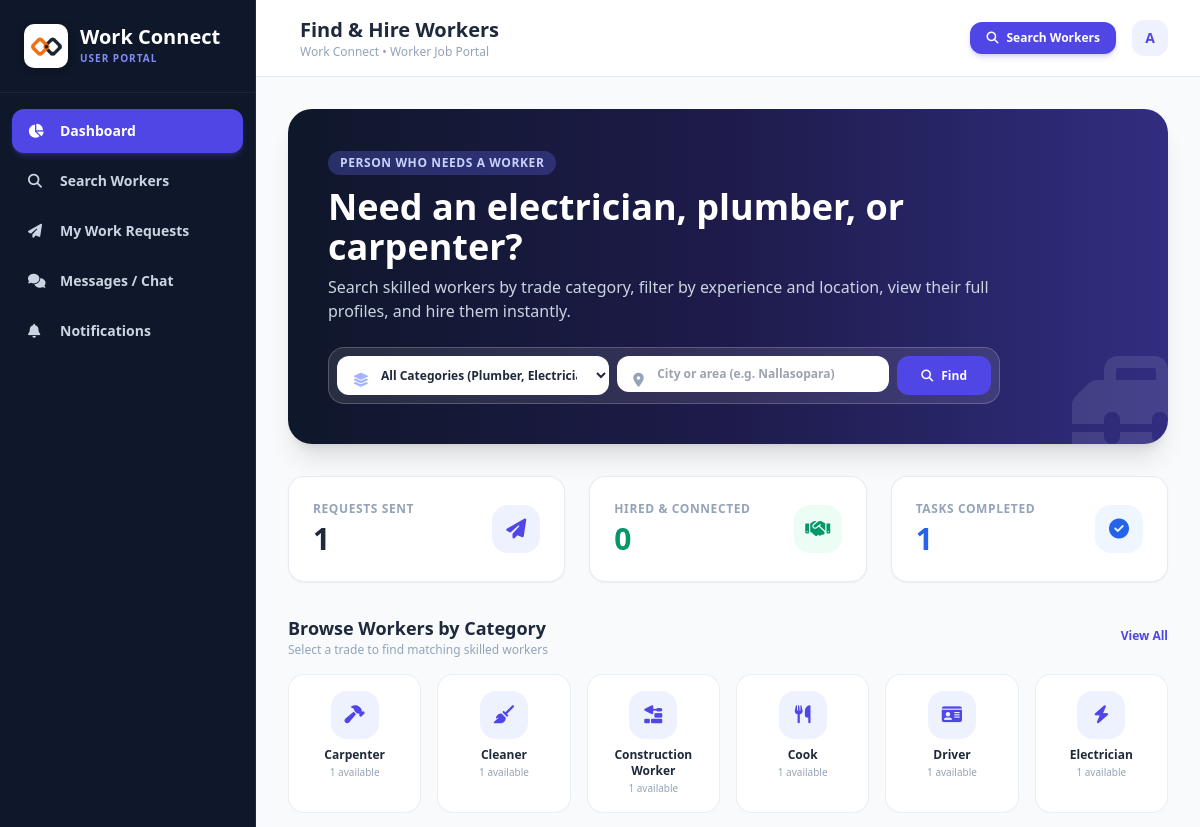
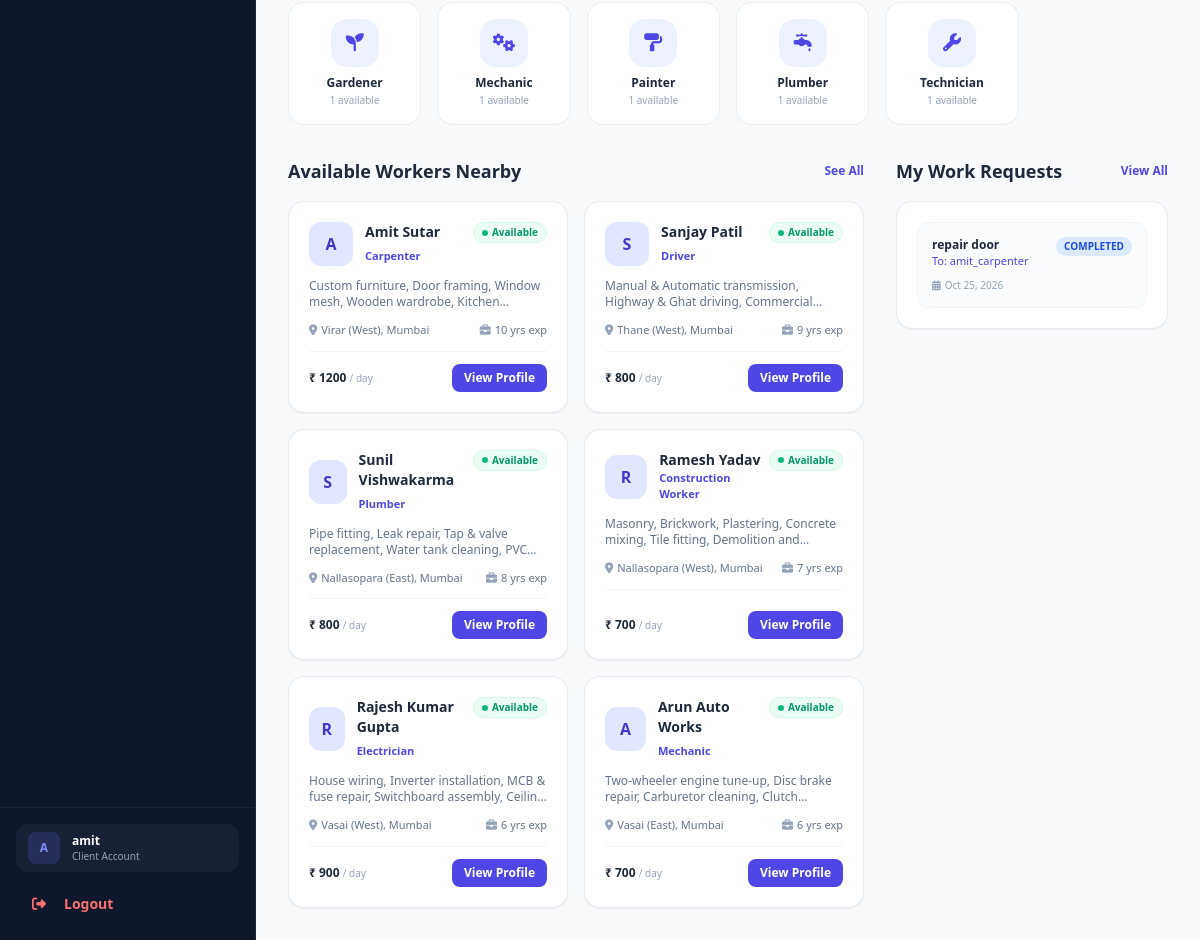
Page /user/dashboard.php (signed in) on the committed database (2 pictures, top to bottom).
### tables this page shows
CREATE TABLE `categories` (
  `id` int(11) NOT NULL AUTO_INCREMENT,
  `name` varchar(100) NOT NULL,
  `icon` varchar(50) NOT NULL DEFAULT 'fa-tools',
  `description` text DEFAULT NULL,
  `created_at` timestamp NOT NULL DEFAULT current_timestamp(),
  PRIMARY KEY (`id`),
  UNIQUE KEY `name` (`name`)
);

CREATE TABLE `worker_profiles` (
  `user_id` int(11) NOT NULL,
  `full_name` varchar(255) DEFAULT NULL,
  `category_id` int(11) DEFAULT NULL,
  `skills` text DEFAULT NULL,
  `experience_years` int(11) NOT NULL DEFAULT 1,
  `experience_details` text DEFAULT NULL,
  `location` varchar(255) DEFAULT NULL,
  `availability` enum('available','busy','unavailable') NOT NULL DEFAULT 'available',
  `daily_rate` varchar(100) DEFAULT NULL,
  `hourly_rate` varchar(100) DEFAULT NULL,
  `phone` varchar(30) DEFAULT NULL,
  `bio` text DEFAULT NULL,
  `rating` decimal(3,2) NOT NULL DEFAULT 5.00,
  `created_at` timestamp NOT NULL DEFAULT current_timestamp(),
  PRIMARY KEY (`user_id`),
  KEY `category_id` (`category_id`),
  CONSTRAINT `fk_worker_category` FOREIGN KEY (`category_id`) REFERENCES `categories` (`id`) ON DELETE SET NULL,
  CONSTRAINT `fk_worker_user` FOREIGN KEY (`user_id`) REFERENCES `users` (`id`) ON DELETE CASCADE
);

CREATE TABLE `users` (
  `id` int(11) NOT NULL AUTO_INCREMENT,
  `username` varchar(100) NOT NULL,
  `email` varchar(150) NOT NULL,
  `password` varchar(255) NOT NULL,
  `role_id` int(11) NOT NULL,
  `created_at` timestamp NOT NULL DEFAULT current_timestamp(),
  PRIMARY KEY (`id`),
  UNIQUE KEY `username` (`username`),
  UNIQUE KEY `email` (`email`),
  KEY `role_id` (`role_id`),
  CONSTRAINT `users_ibfk_1` FOREIGN KEY (`role_id`) REFERENCES `roles` (`id`)
);

CREATE TABLE `work_requests` (
  `id` int(11) NOT NULL AUTO_INCREMENT,
  `user_id` int(11) NOT NULL,
  `worker_id` int(11) NOT NULL,
  `category_id` int(11) DEFAULT NULL,
  `title` varchar(255) NOT NULL,
  `description` text NOT NULL,
  `location` varchar(255) NOT NULL,
  `work_date` date DEFAULT NULL,
  `budget` varchar(100) DEFAULT NULL,
  `status` enum('pending','accepted','rejected','completed') NOT NULL DEFAULT 'pending',
  `created_at` timestamp NOT NULL DEFAULT current_timestamp(),
  PRIMARY KEY (`id`),
  KEY `user_id` (`user_id`),
  KEY `worker_id` (`worker_id`),
  KEY `category_id` (`category_id`),
  CONSTRAINT `fk_req_category` FOREIGN KEY (`category_id`) REFERENCES `categories` (`id`) ON DELETE SET NULL,
  CONSTRAINT `fk_req_user` FOREIGN KEY (`user_id`) REFERENCES `users` (`id`) ON DELETE CASCADE,
  CONSTRAINT `fk_req_worker` FOREIGN KEY (`worker_id`) REFERENCES `users` (`id`) ON DELETE CASCADE
);

### user/dashboard.php (the view, shortened to what the rows shown need)
<?php
require_once '../includes/db_connect.php';
$user_id = $_SESSION['user_id'];
$categories = $pdo->query("
    SELECT c.*, COUNT(wp.user_id) as worker_count
    FROM categories c
    LEFT JOIN worker_profiles wp ON c.id = wp.category_id
    GROUP BY c.id
    ORDER BY c.name ASC
")->fetchAll();
$stmt_recent_req = $pdo->prepare("
    SELECT wr.*, u.username as worker_name, c.name as category_name, wp.phone as worker_phone
    FROM work_requests wr
    JOIN users u ON wr.worker_id = u.id
    LEFT JOIN categories c ON wr.category_id = c.id
    LEFT JOIN worker_profiles wp ON u.id = wp.user_id
    WHERE wr.user_id = ?
    ORDER BY wr.created_at DESC LIMIT 4
");
$stmt_recent_req->execute([$user_id]);
$recent_requests = $stmt_recent_req->fetchAll();
$stmt_workers = $pdo->query("
    SELECT u.id, u.username, wp.full_name, wp.skills, wp.location, wp.availability, wp.experience_years, wp.daily_rate, c.name as category_name, c.icon as category_icon
    FROM users u
    JOIN worker_profiles wp ON u.id = wp.user_id
    LEFT JOIN categories c ON wp.category_id = c.id
    WHERE wp.availability = 'available'
    ORDER BY wp.experience_years DESC LIMIT 6
");
$available_workers = $stmt_workers->fetchAll();
?>
<!DOCTYPE html>
<html lang="en">
<head>
    <script src="https://cdn.tailwindcss.com"></script>
    <link rel="stylesheet" href="https://cdnjs.cloudflare.com/ajax/libs/font-awesome/6.5.1/css/all.min.css">
</head>
<body class="bg-slate-50 font-sans">
<div class="flex h-screen overflow-hidden">
    <?php include '../includes/user_sidebar.php'; ?>
    <div class="flex-1 flex flex-col overflow-y-auto">
        <header class="bg-white border-b border-slate-200/80 p-4 md:px-8 flex justify-between items-center sticky top-0 z-20">
            <div class="flex items-center space-x-3">
                <div>
                    <h2 class="text-lg md:text-xl font-bold text-slate-800">Find & Hire Workers</h2>
                </div>
            </div>
        </header>
        <div class="p-4 md:p-8 space-y-8 max-w-7xl mx-auto w-full">
            <div class="bg-gradient-to-r from-slate-900 via-indigo-950 to-indigo-900 rounded-3xl p-6 md:p-10 text-white shadow-xl relative overflow-hidden">
                <div class="relative z-10 max-w-2xl">
                    <h1 class="text-2xl md:text-4xl font-bold leading-tight">
                        Need an electrician, plumber, or carpenter?
                    </h1>
                </div>
            </div>
            <div>
                <div class="grid grid-cols-2 sm:grid-cols-3 md:grid-cols-4 lg:grid-cols-6 gap-4">
                    <?php foreach ($categories as $cat): ?>
                        <a href="search_workers.php?category=<?php echo $cat['id']; ?>" class="bg-white p-4 rounded-2xl border border-slate-200/70 hover:border-indigo-400 hover:shadow-md transition-all text-center group flex flex-col items-center">
                            <div class="w-12 h-12 rounded-2xl bg-indigo-50 text-indigo-600 group-hover:bg-indigo-600 group-hover:text-white transition-colors flex items-center justify-center text-lg mb-2">
                                <i class="fas <?php echo htmlspecialchars($cat['icon']); ?>"></i>
                            </div>
                            <span class="text-xs font-bold text-slate-800 group-hover:text-indigo-600 transition-colors"><?php echo htmlspecialchars($cat['name']); ?></span>
                            <span class="text-[10px] text-slate-400 mt-0.5"><?php echo $cat['worker_count']; ?> available</span>
                        </a>
                    <?php endforeach; ?>
                </div>
            </div>
            <div class="grid grid-cols-1 lg:grid-cols-3 gap-8">
                <div class="lg:col-span-2 space-y-4">
                    <div class="grid grid-cols-1 sm:grid-cols-2 gap-4">
                        <?php if (empty($available_workers)): ?>
                            <div class="col-span-full py-12 text-center bg-white rounded-2xl border border-slate-200/70 text-slate-400 text-xs">
                                No workers registered yet.
                            </div>
                        <?php else: ?>
                            <?php foreach ($available_workers as $wk): ?>
                                <div class="bg-white p-5 rounded-2xl border border-slate-200/80 shadow-sm hover:shadow-md transition-all flex flex-col justify-between">
                                    <div>
                                        <div class="flex items-start justify-between mb-3">
                                            <div class="flex items-center space-x-3">
                                                <div class="w-11 h-11 rounded-xl bg-indigo-100 text-indigo-700 font-bold flex items-center justify-center text-base">
                                                    <?php echo strtoupper(substr($wk['username'], 0, 1)); ?>
                                                </div>
                                                <div>
                                                    <h4 class="font-bold text-slate-800 text-sm"><?php echo htmlspecialchars($wk['full_name'] ?: $wk['username']); ?></h4>
                                                    <span class="inline-block text-[11px] font-semibold text-indigo-600">
                                                        <?php echo htmlspecialchars($wk['category_name'] ?: 'General Worker'); ?>
                                                    </span>
                                                </div>
                                            </div>
                                            <span class="inline-flex items-center px-2 py-0.5 rounded-full text-[10px] font-bold bg-emerald-50 text-emerald-600 border border-emerald-100">
                                                <span class="w-1.5 h-1.5 bg-emerald-500 rounded-full mr-1 animate-pulse"></span> Available
                                            </span>
                                        </div>
                                        <p class="text-xs text-slate-500 line-clamp-2 mb-3">
                                            <?php echo htmlspecialchars($wk['skills'] ?: 'Experienced in household and on-site works.'); ?>
                                        </p>
                                        <div class="flex items-center justify-between text-[11px] text-slate-500 pb-3 border-b border-slate-100">
                                            <span><i class="fas fa-location-dot text-slate-400 mr-1"></i><?php echo htmlspecialchars($wk['location'] ?: 'Local'); ?></span>
                                            <span><i class="fas fa-briefcase text-slate-400 mr-1"></i><?php echo $wk['experience_years']; ?> yrs exp</span>
                                        </div>
                                    </div>
                                    <div class="pt-3 flex items-center justify-between">
                                        <span class="text-xs font-bold text-slate-800">
                                            ₹ <?php echo htmlspecialchars($wk['daily_rate'] ?: '500-800'); ?> <span class="text-[10px] text-slate-400 font-normal">/ day</span>
                                        </span>
                                        <a href="worker_profile.php?id=<?php echo $wk['id']; ?>" class="bg-indigo-600 hover:bg-indigo-700 text-white px-3 py-1.5 rounded-lg text-xs font-bold transition-colors">
                                            View Profile
                                        </a>
                                    </div>
                                </div>
                            <?php endforeach; ?>
                        <?php endif; ?>
                    </div>
                </div>
                <div class="space-y-4">
                    <div class="bg-white rounded-2xl border border-slate-200/80 p-5 shadow-sm space-y-4">
                        <?php if (empty($recent_requests)): ?>
                            <div class="text-center py-10 text-slate-400">
                                <i class="fas fa-inbox text-3xl mb-2 text-slate-300"></i>
                                <p class="text-xs">You have not sent any work requests yet.</p>
                                <a href="search_workers.php" class="inline-block mt-3 text-xs font-bold text-indigo-600 hover:underline">Find a Worker</a>
                            </div>
                        <?php else: ?>
                            <?php foreach ($recent_requests as $req): ?>
                                <div class="p-3.5 rounded-xl border border-slate-100 hover:border-slate-200 bg-slate-50/50 transition-all space-y-2">
                                    <div class="flex justify-between items-start">
                                        <div>
                                            <p class="text-xs font-bold text-slate-800 line-clamp-1"><?php echo htmlspecialchars($req['title']); ?></p>
                                            <p class="text-[11px] text-indigo-600 font-medium">To: <?php echo htmlspecialchars($req['worker_name']); ?></p>
                                        </div>
                                        <span class="text-[10px] font-bold px-2 py-0.5 rounded-full uppercase
                                            <?php
                                            if($req['status'] === 'accepted') echo 'bg-emerald-100 text-emerald-700';
                                            elseif($req['status'] === 'completed') echo 'bg-blue-100 text-blue-700';
                                            elseif($req['status'] === 'rejected') echo 'bg-red-100 text-red-700';
                                            else echo 'bg-amber-100 text-amber-700';
                                            ?>">
                                            <?php echo htmlspecialchars($req['status']); ?>
                                        </span>
                                    </div>
                                    <div class="flex items-center justify-between text-[10px] text-slate-400">
                                        <span><i class="fas fa-calendar-alt mr-1"></i><?php echo date('M d, Y', strtotime($req['created_at'])); ?></span>
                                    </div>
                                </div>
                            <?php endforeach; ?>
                        <?php endif; ?>
                    </div>
                </div>
            </div>
        </div>
    </div>
</div>
</body>
</html>

### rows in the picture
categories: name "Carpenter", worker_count "1"
categories: name "Cleaner", worker_count "1"
categories: name "Construction Worker", worker_count "1"
categories: name "Cook", worker_count "1"
categories: name "Driver", worker_count "1"
categories: name "Electrician", worker_count "1"
categories: name "Gardener", worker_count "1"
categories: name "Mechanic", worker_count "1"
categories: name "Painter", worker_count "1"
categories: name "Plumber", worker_count "1"
categories: name "Technician", worker_count "1"
worker_profiles: user_id.username "A", full_name "Amit Sutar", category.name "Carpenter", skills "Custom furniture, Door framing, Window mesh, Wooden wardrobe,…", location "Virar (West), Mumbai", experience_years "10", daily_rate "1200"
worker_profiles: user_id.username "S", full_name "Sanjay Patil", category.name "Driver", skills "Manual & Automatic transmission, Highway & Ghat driving,…", location "Thane (West), Mumbai", experience_years "9", daily_rate "800"
worker_profiles: user_id.username "S", full_name "Sunil Vishwakarma", category.name "Plumber", skills "Pipe fitting, Leak repair, Tap & valve replacement, Water tank cleaning,…", location "Nallasopara (East), Mumbai", experience_years "8", daily_rate "800"
worker_profiles: user_id.username "R", full_name "Ramesh Yadav", category.name "Construction Worker", skills "Masonry, Brickwork, Plastering, Concrete mixing, Tile fitting, Demolition…", location "Nallasopara (West), Mumbai", experience_years "7", daily_rate "700"
worker_profiles: user_id.username "R", full_name "Rajesh Kumar Gupta", category.name "Electrician", skills "House wiring, Inverter installation, MCB & fuse repair, Switchboard assembly,…", location "Vasai (West), Mumbai", experience_years "6", daily_rate "900"
worker_profiles: user_id.username "A", full_name "Arun Auto Works", category.name "Mechanic", skills "Two-wheeler engine tune-up, Disc brake repair, Carburetor cleaning,…", location "Vasai (East), Mumbai", experience_years "6", daily_rate "700"
work_requests: title "repair door", worker.username "amit_carpenter", status "COMPLETED", created_at "Oct 25, 2026"

### other values in the picture
substr($_SESSION['username'] ?? 'U', 0, 1) "A"
$_SESSION['username'] "amit"
$total_sent "1"
$total_accepted "0"
$total_completed "1"
